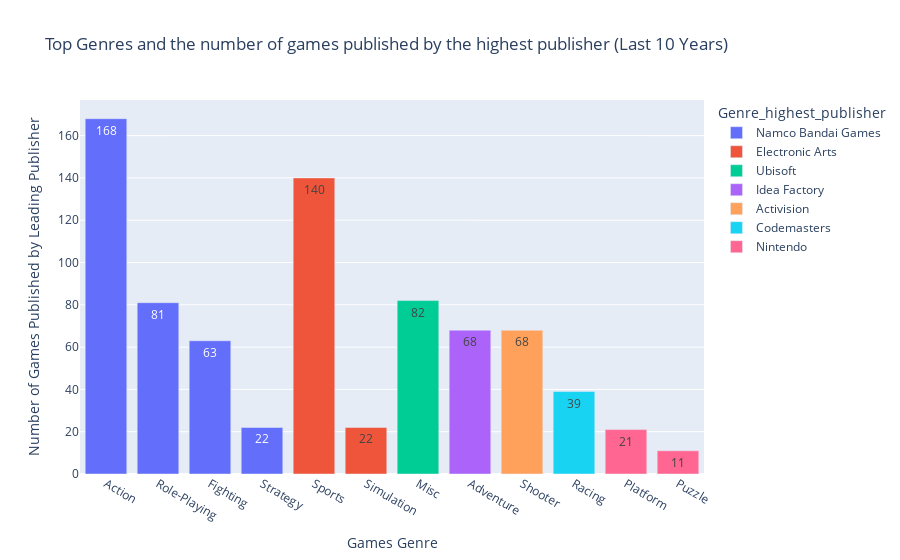

Notebook code for this chart:
### Code cell
#chart of Top Genres and the number of games published by the highest publisher (Last 10 Years)
genre_games_fig = px.bar(
    df_highest_genre_andThere_publisher,
    x = 'Genre',
    y = 'Games_count',
    color= 'Genre_highest_publisher',
    title= 'Top Genres and the number of games published by the highest publisher (Last 10 Years)',
    labels={'Genre':'Games Genre', 'Games_count':'Number of Games Published by Leading Publisher'},
    text= 'Games_count',
)
genre_games_fig.show()

### Figure 1 — Plotly figure (JSON) as saved in the notebook; plotly's stock layout.template omitted (floating-point values rounded to 4 significant figures)
{"data": [{"alignmentgroup": "True", "hovertemplate": "Genre_highest_publisher=Namco Bandai Games<br>Games Genre=%{x}<br>Number of Games Published by Leading Publisher=%{text}<extra></extra>", "legendgroup": "Namco Bandai Games", "marker": {"color": "#636efa", "pattern": {"shape": ""}}, "name": "Namco Bandai Games", "offsetgroup": "Namco Bandai Games", "orientation": "v", "showlegend": true, "text": [168, 81, 63, 22], "textposition": "auto", "type": "bar", "x": ["Action", "Role-Playing", "Fighting", "Strategy"], "xaxis": "x", "y": [168, 81, 63, 22], "yaxis": "y"}, {"alignmentgroup": "True", "hovertemplate": "Genre_highest_publisher=Electronic Arts<br>Games Genre=%{x}<br>Number of Games Published by Leading Publisher=%{text}<extra></extra>", "legendgroup": "Electronic Arts", "marker": {"color": "#EF553B", "pattern": {"shape": ""}}, "name": "Electronic Arts", "offsetgroup": "Electronic Arts", "orientation": "v", "showlegend": true, "text": [140, 22], "textposition": "auto", "type": "bar", "x": ["Sports", "Simulation"], "xaxis": "x", "y": [140, 22], "yaxis": "y"}, {"alignmentgroup": "True", "hovertemplate": "Genre_highest_publisher=Ubisoft<br>Games Genre=%{x}<br>Number of Games Published by Leading Publisher=%{text}<extra></extra>", "legendgroup": "Ubisoft", "marker": {"color": "#00cc96", "pattern": {"shape": ""}}, "name": "Ubisoft", "offsetgroup": "Ubisoft", "orientation": "v", "showlegend": true, "text": [82], "textposition": "auto", "type": "bar", "x": ["Misc"], "xaxis": "x", "y": [82], "yaxis": "y"}, {"alignmentgroup": "True", "hovertemplate": "Genre_highest_publisher=Idea Factory<br>Games Genre=%{x}<br>Number of Games Published by Leading Publisher=%{text}<extra></extra>", "legendgroup": "Idea Factory", "marker": {"color": "#ab63fa", "pattern": {"shape": ""}}, "name": "Idea Factory", "offsetgroup": "Idea Factory", "orientation": "v", "showlegend": true, "text": [68], "textposition": "auto", "type": "bar", "x": ["Adventure"], "xaxis": "x", "y": [68], "yaxis": "y"}, {"alignmentgroup": "True", "hovertemplate": "Genre_highest_publisher=Activision<br>Games Genre=%{x}<br>Number of Games Published by Leading Publisher=%{text}<extra></extra>", "legendgroup": "Activision", "marker": {"color": "#FFA15A", "pattern": {"shape": ""}}, "name": "Activision", "offsetgroup": "Activision", "orientation": "v", "showlegend": true, "text": [68], "textposition": "auto", "type": "bar", "x": ["Shooter"], "xaxis": "x", "y": [68], "yaxis": "y"}, {"alignmentgroup": "True", "hovertemplate": "Genre_highest_publisher=Codemasters<br>Games Genre=%{x}<br>Number of Games Published by Leading Publisher=%{text}<extra></extra>", "legendgroup": "Codemasters", "marker": {"color": "#19d3f3", "pattern": {"shape": ""}}, "name": "Codemasters", "offsetgroup": "Codemasters", "orientation": "v", "showlegend": true, "text": [39], "textposition": "auto", "type": "bar", "x": ["Racing"], "xaxis": "x", "y": [39], "yaxis": "y"}, {"alignmentgroup": "True", "hovertemplate": "Genre_highest_publisher=Nintendo<br>Games Genre=%{x}<br>Number of Games Published by Leading Publisher=%{text}<extra></extra>", "legendgroup": "Nintendo", "marker": {"color": "#FF6692", "pattern": {"shape": ""}}, "name": "Nintendo", "offsetgroup": "Nintendo", "orientation": "v", "showlegend": true, "text": [21, 11], "textposition": "auto", "type": "bar", "x": ["Platform", "Puzzle"], "xaxis": "x", "y": [21, 11], "yaxis": "y"}], "layout": {"barmode": "relative", "legend": {"title": {"text": "Genre_highest_publisher"}, "tracegroupgap": 0}, "title": {"text": "Top Genres and the number of games published by the highest publisher (Last 10 Years)"}, "xaxis": {"anchor": "y", "domain": [0, 1], "title": {"text": "Games Genre"}}, "yaxis": {"anchor": "x", "domain": [0, 1], "title": {"text": "Number of Games Published by Leading Publisher"}}}}
